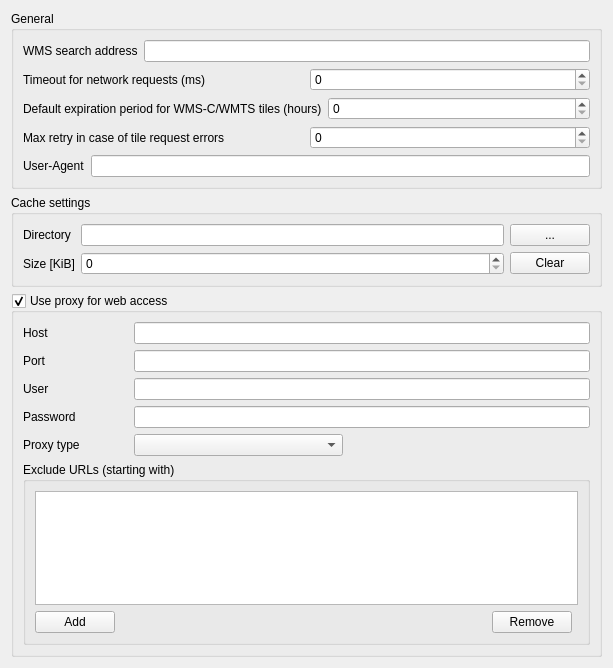
             <widget class="QWidget" name="mOptionsScrollAreaContents_10">
              <property name="geometry">
               <rect>
                <x>0</x>
                <y>0</y>
                <width>613</width>
                <height>668</height>
               </rect>
              </property>
              <layout class="QVBoxLayout" name="verticalLayout_33">
               <item>
                <widget class="QGroupBox" name="groupBox_20">
                 <property name="title">
                  <string>General</string>
                 </property>
                 <layout class="QVBoxLayout" name="verticalLayout_34">
                  <item>
                   <layout class="QHBoxLayout" name="horizontalLayout_2">
                    <item>
                     <widget class="QLabel" name="label_9">
                      <property name="text">
                       <string>WMS search address</string>
                      </property>
                     </widget>
                    </item>
                    <item>
                     <widget class="QLineEdit" name="leWmsSearch"/>
                    </item>
                   </layout>
                  </item>
                  <item>
                   <layout class="QHBoxLayout" name="horizontalLayout_11">
                    <item>
                     <widget class="QLabel" name="mNetworkTimeoutLabel">
                      <property name="text">
                       <string>Timeout for network requests (ms)</string>
                      </property>
                     </widget>
                    </item>
                    <item>
                     <widget class="QSpinBox" name="mNetworkTimeoutSpinBox">
                      <property name="maximum">
                       <number>100000000</number>
                      </property>
                     </widget>
                    </item>
                   </layout>
                  </item>
                  <item>
                   <layout class="QHBoxLayout" name="horizontalLayout_17">
                    <item>
                     <widget class="QLabel" name="label_32">
                      <property name="text">
                       <string>Default expiration period for WMS-C/WMTS tiles (hours)</string>
                      </property>
                     </widget>
                    </item>
                    <item>
                     <widget class="QSpinBox" name="mDefaultTileExpirySpinBox">
                      <property name="maximum">
                       <number>100000000</number>
                      </property>
                     </widget>
                    </item>
                   </layout>
                  </item>
                  <item>
                   <layout class="QHBoxLayout" name="horizontalLayout_33">
                    <item>
                     <widget class="QLabel" name="label_57">
                      <property name="text">
                       <string>Max retry in case of tile request errors</string>
                      </property>
                     </widget>
                    </item>
                    <item>
                     <widget class="QSpinBox" name="mDefaultTileMaxRetrySpinBox">
                      <property name="maximum">
                       <number>100000000</number>
                      </property>
                     </widget>
                    </item>
                   </layout>
                  </item>
                  <item>
                   <layout class="QHBoxLayout" name="horizontalLayout_35">
                    <item>
                     <widget class="QLabel" name="lblUserAgent">
                      <property name="text">
                       <string>User-Agent</string>
                      </property>
                     </widget>
                    </item>
                    <item>
                     <widget class="QLineEdit" name="leUserAgent"/>
                    </item>
                   </layout>
                  </item>
                 </layout>
                </widget>
               </item>
               <item>
                <widget class="QGroupBox" name="grpCache">
                 <property name="title">
                  <string>Cache settings</string>
                 </property>
                 <layout class="QGridLayout" name="gridLayout_2">
                  <item row="0" column="0">
                   <widget class="QLabel" name="label_10">
                    <property name="text">
                     <string>Directory</string>
                    </property>
                   </widget>
                  </item>
                  <item row="0" column="1">
                   <widget class="QLineEdit" name="mCacheDirectory"/>
                  </item>
                  <item row="0" column="2">
                   <widget class="QPushButton" name="mBrowseCacheDirectory">
                    <property name="text">
                     <string>...</string>
                    </property>
                   </widget>
                  </item>
                  <item row="2" column="0">
                   <widget class="QLabel" name="label_11">
                    <property name="text">
                     <string>Size [KiB]</string>
                    </property>
                   </widget>
                  </item>
                  <item row="2" column="1">
                   <widget class="QSpinBox" name="mCacheSize"/>
                  </item>
                  <item row="2" column="2">
                   <widget class="QPushButton" name="mClearCache">
                    <property name="text">
                     <string>Clear</string>
                    </property>
                   </widget>
                  </item>
                 </layout>
                </widget>
               </item>
               <item>
                <widget class="QgsCollapsibleGroupBox" name="grpProxy">
                 <property name="title">
                  <string>Use proxy for web access</string>
                 </property>
                 <property name="flat">
                  <bool>false</bool>
                 </property>
                 <property name="checkable">
                  <bool>true</bool>
                 </property>
                 <property name="collapsed" stdset="0">
                  <bool>false</bool>
                 </property>
                 <property name="saveCollapsedState" stdset="0">
                  <bool>true</bool>
                 </property>
                 <layout class="QGridLayout" name="gridLayout_1">
                  <item row="0" column="0">
                   <widget class="QLabel" name="lblProxyHost">
                    <property name="text">
                     <string>Host</string>
                    </property>
                   </widget>
                  </item>
                  <item row="0" column="1" colspan="4">
                   <widget class="QLineEdit" name="leProxyHost"/>
                  </item>
                  <item row="1" column="0">
                   <widget class="QLabel" name="lblProxyPort">
                    <property name="text">
                     <string>Port</string>
                    </property>
                   </widget>
                  </item>
                  <item row="1" column="1" colspan="4">
                   <widget class="QLineEdit" name="leProxyPort"/>
                  </item>
                  <item row="2" column="0">
                   <widget class="QLabel" name="lblUser">
                    <property name="text">
                     <string>User</string>
                    </property>
                   </widget>
                  </item>
                  <item row="2" column="1" colspan="4">
                   <widget class="QLineEdit" name="leProxyUser">
                    <property name="toolTip">
                     <string>Leave this blank if no proxy username / password are required</string>
                    </property>
                   </widget>
                  </item>
                  <item row="3" column="0">
                   <widget class="QLabel" name="lblPassword">
                    <property name="text">
                     <string>Password</string>
                    </property>
                   </widget>
                  </item>
                  <item row="3" column="1" colspan="4">
                   <widget class="QLineEdit" name="leProxyPassword">
                    <property name="toolTip">
                     <string>Leave this blank if no proxy username / password are required</string>
                    </property>
                    <property name="echoMode">
                     <enum>QLineEdit::Password</enum>
                    </property>
                   </widget>
                  </item>
                  <item row="4" column="0">
                   <widget class="QLabel" name="mTypeLabel">
                    <property name="text">
                     <string>Proxy type</string>
                    </property>
                   </widget>
                  </item>
                  <item row="4" column="1" colspan="2">
                   <widget class="QComboBox" name="mProxyTypeComboBox"/>
                  </item>
                  <item row="4" column="3" colspan="2">
                   <spacer>
                    <property name="orientation">
                     <enum>Qt::Horizontal</enum>
                    </property>
                    <property name="sizeHint" stdset="0">
                     <size>
                      <width>241</width>
                      <height>20</height>
                     </size>
                    </property>
                   </spacer>
                  </item>
                  <item row="5" column="0" rowspan="2" colspan="5">
                   <widget class="QGroupBox" name="grpUrlExclude">
                    <property name="title">
                     <string>Exclude URLs (starting with)</string>
                    </property>
                    <property name="flat">
                     <bool>true</bool>
                    </property>
                    <layout class="QGridLayout" name="gridLayout_5">
                     <item row="2" column="2">
                      <widget class="QPushButton" name="mRemoveUrlPushButton">
                       <property name="text">
                        <string>Remove</string>
                       </property>
                      </widget>
                     </item>
                     <item row="2" column="0">
                      <widget class="QPushButton" name="mAddUrlPushButton">
                       <property name="text">
                        <string>Add</string>
                       </property>
                      </widget>
                     </item>
                     <item row="0" column="0" colspan="4">
                      <widget class="QListWidget" name="mExcludeUrlListWidget"/>
                     </item>
                     <item row="2" column="1">
                      <spacer name="horizontalSpacer">
                       <property name="orientation">
                        <enum>Qt::Horizontal</enum>
                       </property>
                       <property name="sizeHint" stdset="0">
                        <size>
                         <width>40</width>
                         <height>20</height>
                        </size>
                       </property>
                      </spacer>
                     </item>
                    </layout>
                   </widget>
                  </item>
                 </layout>
                </widget>
               </item>
               <item>
                <spacer name="verticalSpacer_9">
                 <property name="orientation">
                  <enum>Qt::Vertical</enum>
                 </property>
                 <property name="sizeHint" stdset="0">
                  <size>
                   <width>20</width>
                   <height>40</height>
                  </size>
                 </property>
                </spacer>
               </item>
              </layout>
             </widget>
